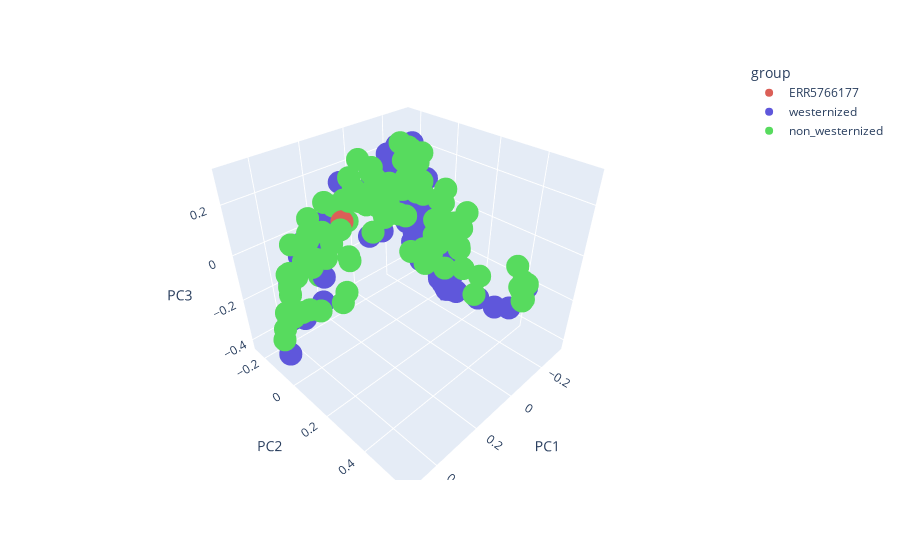

The cell this chart's notebook holds for it:
### Markdown cell above
Then with a 3d plot

### Code cell
import plotly.express as px

fig = px.scatter_3d(pcoa_embed, x="PC1", y="PC2", z="PC3", color = "group", color_discrete_map={'ERR5766177':'#DB5F57','westernized':'#5F57DB','non_westernized':'#57DB5E'}, hover_name="sample")
fig.show()
